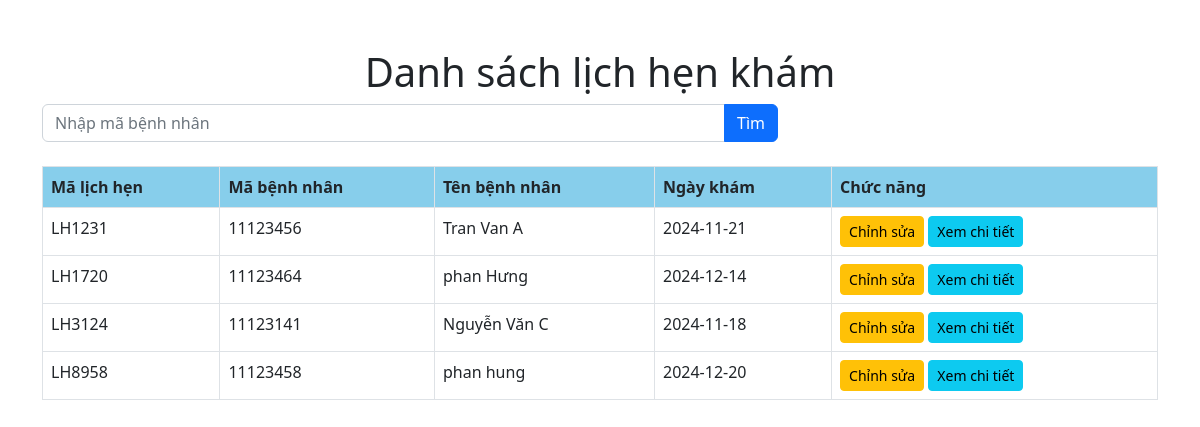
The page /admin/tiepTan/QLLichKham.php on the database its author committed.
### tables this page shows
CREATE TABLE `lichhenkham` (
  `maLichHen` varchar(10) NOT NULL,
  `ngayKham` date NOT NULL,
  `gioKham` time NOT NULL,
  `moTa` text DEFAULT NULL,
  `maDichVu` varchar(10) NOT NULL,
  `maKhoa` varchar(50) NOT NULL,
  `maBacSi` int(11) NOT NULL,
  `maBenhNhan` int(11) NOT NULL
);

CREATE TABLE `benhnhan` (
  `maBenhNhan` int(11) NOT NULL,
  `tenBenhNhan` varchar(100) NOT NULL,
  `namSinh` date NOT NULL,
  `gioitinh` enum('Nam','Nữ','Tùy chỉnh') NOT NULL,
  `diaChi` text DEFAULT NULL,
  `sdt` varchar(11) NOT NULL,
  `maBHYT` varchar(15) DEFAULT NULL,
  `maPhieuKham` varchar(10) DEFAULT NULL
);

### admin/tiepTan/QLLichKham.php (the view, shortened to what this page needs)
<?php
require_once("../config/config.php");
if ($_SERVER['REQUEST_METHOD'] === 'POST' && isset($_POST['search'])) {
    $search = trim($_POST['search']);
    if (!empty($search)) {
        $sql = "SELECT lhk.maLichHen, lhk.maBenhNhan, bn.tenBenhNhan, lhk.ngayKham
                FROM lichhenkham lhk
                JOIN benhnhan bn ON lhk.maBenhNhan = bn.maBenhNhan
                WHERE lhk.maBenhNhan LIKE ?";
        $stmt = $conn->prepare($sql);
        $searchParam = "%$search%";
        $stmt->bind_param("s", $searchParam);
        $stmt->execute();
        $result = $stmt->get_result();
    } else {
        echo "<p style='color: red;'>Vui lòng nhập mã bệnh nhân!</p>";
    }
} else {
    $sql = "SELECT lhk.maLichHen, lhk.maBenhNhan, bn.tenBenhNhan, lhk.ngayKham
            FROM lichhenkham lhk
            JOIN benhnhan bn ON lhk.maBenhNhan = bn.maBenhNhan";
    $result = $conn->query($sql);
}
?>
<!DOCTYPE html>
<html lang="vi">
<head>
    <link rel="stylesheet" href="https://cdn.jsdelivr.net/npm/bootstrap@5.2.3/dist/css/bootstrap.min.css">
</head>
<body>
    <div class="container mt-5">
        <h1 class="text-center">Danh sách lịch hẹn khám</h1>
        <form method="POST" class="row mb-4">
            <div class="col-md-8">
                <div class="input-group">
                    <input type="text" name="search" class="form-control" placeholder="Nhập mã bệnh nhân" value="<?php echo isset($_POST['search']) ? htmlspecialchars($_POST['search']) : ''; ?>">
                    <button type="submit" class="btn btn-primary">Tìm</button>
                </div>
            </div>
        </form>
        <table class="table table-bordered">
            <thead class="table" style="background-color: skyblue; ">
                <tr>
                    <th>Mã lịch hẹn</th>
                    <th>Mã bệnh nhân</th>
                    <th>Tên bệnh nhân</th>
                    <th>Ngày khám</th>
                    <th>Chức năng</th>
                </tr>
            </thead>
            <tbody>
                <?php if ($result && $result->num_rows > 0): ?>
                    <?php while ($row = $result->fetch_assoc()): ?>
                        <tr>
                            <td><?php echo htmlspecialchars($row['maLichHen']); ?></td>
                            <td><?php echo htmlspecialchars($row['maBenhNhan']); ?></td>
                            <td><?php echo htmlspecialchars($row['tenBenhNhan']); ?></td>
                            <td><?php echo htmlspecialchars($row['ngayKham']); ?></td>
                            <td>
                                <a href="index.php?quanli=edit-tt&maLichHen=<?php echo $row['maLichHen']; ?>" class="btn btn-warning btn-sm">Chỉnh sửa</a>
                                <a href="index.php?quanli=ct-tt&maLichHen=<?php echo $row['maLichHen']; ?>"  class="btn btn-info btn-sm">Xem chi tiết</a>
                            </td>
                        </tr>
                    <?php endwhile; ?>
                <?php else: ?>
                    <tr>
                        <td colspan="5" class="text-center text-danger">Không có dữ liệu!</td>
                    </tr>
                <?php endif; ?>
            </tbody>
        </table>
    </div>
</body>
</html>

### rows shown on the page
lichhenkham: maLichHen "LH1231", maBenhNhan "11123456", benhnhan.tenBenhNhan "Tran Van A", ngayKham "2024-11-21"
lichhenkham: maLichHen "LH1720", maBenhNhan "11123464", benhnhan.tenBenhNhan "phan Hưng", ngayKham "2024-12-14"
lichhenkham: maLichHen "LH3124", maBenhNhan "11123141", benhnhan.tenBenhNhan "Nguyễn Văn C", ngayKham "2024-11-18"
lichhenkham: maLichHen "LH8958", maBenhNhan "11123458", benhnhan.tenBenhNhan "phan hung", ngayKham "2024-12-20"
